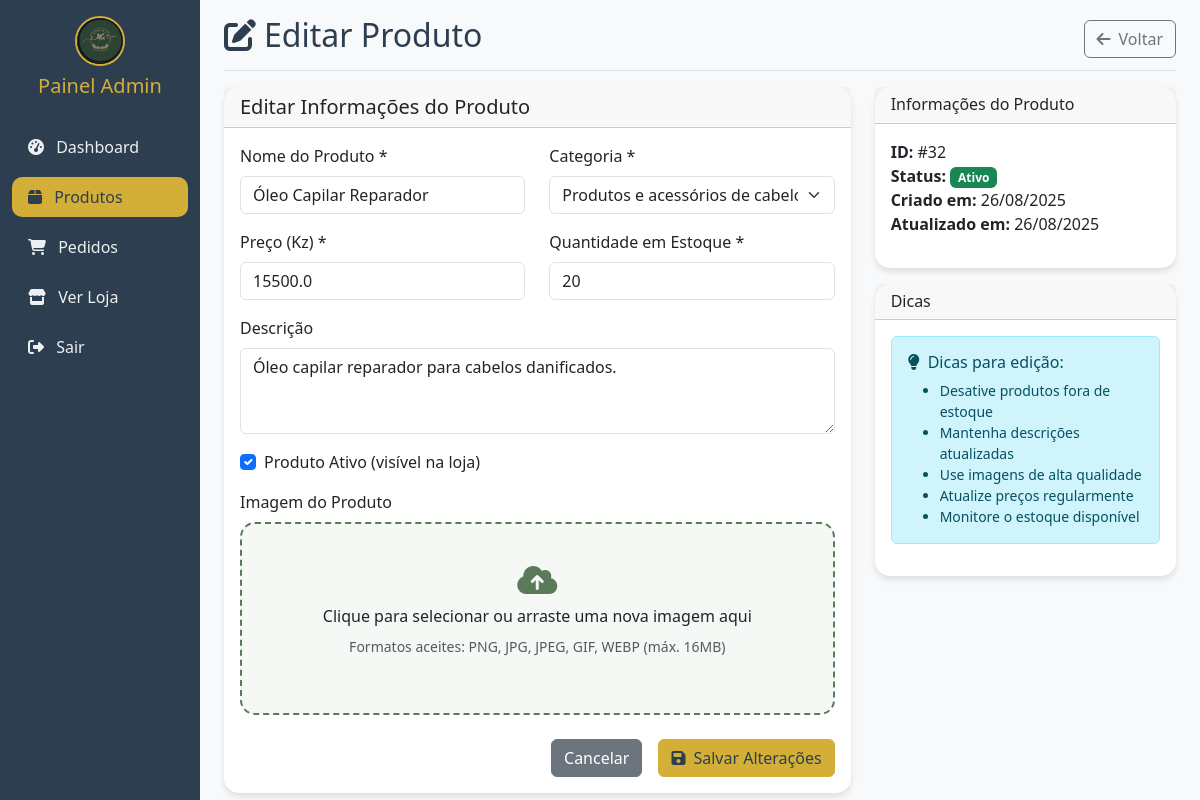
The page /admin/products/edit/32 (signed in) on the database its author committed.
### models.py (models this page shows)
class Product(db.Model):
    __tablename__ = 'products'
    id = db.Column(db.Integer, primary_key=True)
    name = db.Column(db.String(200), nullable=False)
    price = db.Column(db.Numeric(10, 2), nullable=False)
    category = db.Column(db.String(100), nullable=False)
    image_url = db.Column(db.String(500))
    description = db.Column(Text)
    stock_quantity = db.Column(db.Integer, default=0)
    is_active = db.Column(db.Boolean, default=True)
    created_at = db.Column(db.DateTime, default=datetime.utcnow)
    updated_at = db.Column(db.DateTime, default=datetime.utcnow, onupdate=datetime.utcnow)

### routes.py (the view, shortened to what this page needs)
@app.route('/admin/products/edit/<int:product_id>', methods=['GET', 'POST'])
@login_required
def admin_edit_product(product_id):
    product = get_product_by_id(product_id)
    if not product:
        flash('Produto não encontrado.', 'error')
        return redirect(url_for('admin_products'))
    categories = get_categories()
    return render_template('admin/edit_product.html', product=product, categories=categories)

### app.py (called while the page is built)
@app.before_request
def init_cart():
    if 'cart' not in session:
        session['cart'] = {}

@login_manager.user_loader
def load_user(user_id):
    from models import User
    return User.query.get(int(user_id))

### database.py (called while the page is built)
def get_categories():
    try:
        categories = Category.query.order_by(Category.name).all()
        return [
            {
                'id': c.id,
                'name': c.name,
                'description': c.description,
                'is_active': c.is_active,
                'created_at': c.created_at
            }
            for c in categories
        ]
    except Exception as e:
        print(f"Error getting categories: {e}")
        return []

def get_product_by_id(product_id):
    try:
        product = Product.query.get(product_id)
        if product:
            return {
                'id': product.id,
                'name': product.name,
                'price': float(product.price),
                'category': product.category,
                'image_url': product.image_url,
                'description': product.description,
                'stock_quantity': product.stock_quantity,
                'is_active': product.is_active,
                'created_at': product.created_at,
                'updated_at': product.updated_at
            }
        return None
    except Exception as e:
        print(f"Error getting product: {e}")
        return None

### templates/admin/edit_product.html (shortened to what this page needs)
<!DOCTYPE html>
<html lang="pt">
<head>
    <link href="https://cdn.jsdelivr.net/npm/bootstrap@5.3.0/dist/css/bootstrap.min.css" rel="stylesheet">
    <link href="https://cdnjs.cloudflare.com/ajax/libs/font-awesome/6.4.0/css/all.min.css" rel="stylesheet">
    <link href="{{ url_for('static', filename='css/ecommerce-theme.css') }}" rel="stylesheet">
</head>
<body>
    <div class="container-fluid">
        <div class="row">
            <nav id="sidebar" class="col-md-3 col-lg-2 d-md-block admin-sidebar sidebar collapse">
                <div class="position-sticky pt-3">
                    <div class="text-center mb-4">
                        <img src="{{ url_for('static', filename='images/logo.png') }}" alt="NC Glamour Store" class="logo-image mb-2">
                        <h5 style="color: var(--accent-gold);">Painel Admin</h5>
                    </div>
                    <ul class="nav flex-column">
                        <li class="nav-item">
                            <a class="nav-link" href="{{ url_for('admin_dashboard') }}">
                                <i class="fas fa-tachometer-alt me-2"></i>
                                Dashboard
                            </a>
                        </li>
                        <li class="nav-item">
                            <a class="nav-link active" href="{{ url_for('admin_products') }}">
                                <i class="fas fa-box me-2"></i>
                                Produtos
                            </a>
                        </li>
                        <li class="nav-item">
                            <a class="nav-link" href="{{ url_for('admin_orders') }}">
                                <i class="fas fa-shopping-cart me-2"></i>
                                Pedidos
                            </a>
                        </li>
                        <li class="nav-item">
                            <a class="nav-link" href="{{ url_for('index') }}">
                                <i class="fas fa-store me-2"></i>
                                Ver Loja
                            </a>
                        </li>
                        <li class="nav-item">
                            <a class="nav-link" href="{{ url_for('admin_logout') }}">
                                <i class="fas fa-sign-out-alt me-2"></i>
                                Sair
                            </a>
                        </li>
                    </ul>
                </div>
            </nav>
            <main class="col-md-9 ms-sm-auto col-lg-10 px-md-4">
                <div class="d-flex justify-content-between flex-wrap flex-md-nowrap align-items-center pt-3 pb-2 mb-3 border-bottom">
                    <h1 class="h2">
                        <i class="fas fa-edit me-2"></i>Editar Produto
                    </h1>
                    <div class="btn-toolbar mb-2 mb-md-0">
                        <a href="{{ url_for('admin_products') }}" class="btn btn-outline-secondary">
                            <i class="fas fa-arrow-left me-2"></i>Voltar
                        </a>
                    </div>
                </div>
                <div class="row">
                    <div class="col-lg-8">
                        <div class="card">
                            <div class="card-header">
                                <h5 class="mb-0">Editar Informações do Produto</h5>
                            </div>
                            <div class="card-body">
                                <form method="POST" enctype="multipart/form-data">
                                    <div class="row">
                                        <div class="col-md-6">
                                            <div class="mb-3">
                                                <label for="name" class="form-label">Nome do Produto *</label>
                                                <input type="text" class="form-control" id="name" name="name"
                                                       value="{{ product.name }}" required>
                                            </div>
                                        </div>
                                        <div class="col-md-6">
                                            <div class="mb-3">
                                                <label for="category" class="form-label">Categoria *</label>
                                                <select class="form-select" id="category" name="category" required>
                                                    {% for category in categories %}
                                                        <option value="{{ category.name }}"
                                                                {{ 'selected' if category.name == product.category else '' }}>
                                                            {{ category.name }}
                                                        </option>
                                                    {% endfor %}
                                                </select>
                                            </div>
                                        </div>
                                    </div>
                                    <div class="row">
                                        <div class="col-md-6">
                                            <div class="mb-3">
                                                <label for="price" class="form-label">Preço (Kz) *</label>
                                                <input type="number" class="form-control" id="price" name="price"
                                                       step="0.01" min="0" value="{{ product.price }}" required>
                                            </div>
                                        </div>
                                        <div class="col-md-6">
                                            <div class="mb-3">
                                                <label for="stock_quantity" class="form-label">Quantidade em Estoque *</label>
                                                <input type="number" class="form-control" id="stock_quantity"
                                                       name="stock_quantity" min="0" value="{{ product.stock_quantity }}" required>
                                            </div>
                                        </div>
                                    </div>
                                    <div class="mb-3">
                                        <label for="description" class="form-label">Descrição</label>
                                        <textarea class="form-control" id="description" name="description" rows="3"
                                                  placeholder="Descrição detalhada do produto...">{{ product.description or '' }}</textarea>
                                    </div>
                                    <div class="mb-3">
                                        <div class="form-check">
                                            <input class="form-check-input" type="checkbox" id="is_active" name="is_active"
                                                   {{ 'checked' if product.is_active else '' }}>
                                            <label class="form-check-label" for="is_active">
                                                Produto Ativo (visível na loja)
                                            </label>
                                        </div>
                                    </div>
                                    <div class="mb-4">
                                        <label for="image" class="form-label">Imagem do Produto</label>
                                        <div class="image-upload-area" id="imageUploadArea">
                                            <i class="fas fa-cloud-upload-alt fa-2x mb-2" style="color: var(--primary-green);"></i>
                                            <p class="mb-2">Clique para {{ 'alterar' if product.image_url else 'selecionar' }} ou arraste uma nova imagem aqui</p>
                                            <p class="small text-muted">Formatos aceites: PNG, JPG, JPEG, GIF, WEBP (máx. 16MB)</p>
                                        </div>
                                    </div>
                                    <div class="d-grid gap-2 d-md-flex justify-content-md-end">
                                        <a href="{{ url_for('admin_products') }}" class="btn btn-secondary me-md-2">Cancelar</a>
                                        <button type="submit" class="btn btn-success">
                                            <i class="fas fa-save me-2"></i>Salvar Alterações
                                        </button>
                                    </div>
                                </form>
                            </div>
                        </div>
                    </div>
                    <div class="col-lg-4">
                        <div class="card">
                            <div class="card-header">
                                <h6 class="mb-0">Informações do Produto</h6>
                            </div>
                            <div class="card-body">
                                <ul class="list-unstyled">
                                    <li><strong>ID:</strong> #{{ product.id }}</li>
                                    <li><strong>Status:</strong>
                                        <span class="badge bg-{{ 'success' if product.is_active else 'secondary' }}">
                                            {{ 'Ativo' if product.is_active else 'Inativo' }}
                                        </span>
                                    </li>
                                    <li><strong>Criado em:</strong>
                                        {{ product.created_at.strftime('%d/%m/%Y') if product.created_at else 'N/A' }}
                                    </li>
                                    <li><strong>Atualizado em:</strong>
                                        {{ product.updated_at.strftime('%d/%m/%Y') if product.updated_at else 'N/A' }}
                                    </li>
                                </ul>
                            </div>
                        </div>
                        <div class="card mt-3">
                            <div class="card-header">
                                <h6 class="mb-0">Dicas</h6>
                            </div>
                            <div class="card-body">
                                <div class="alert alert-info">
                                    <h6><i class="fas fa-lightbulb me-2"></i>Dicas para edição:</h6>
                                    <ul class="small mb-0">
                                        <li>Desative produtos fora de estoque</li>
                                        <li>Mantenha descrições atualizadas</li>
                                        <li>Use imagens de alta qualidade</li>
                                        <li>Atualize preços regularmente</li>
                                        <li>Monitore o estoque disponível</li>
                                    </ul>
                                </div>
                            </div>
                        </div>
                    </div>
                </div>
            </main>
        </div>
    </div>
</body>
</html>

### static/css/ecommerce-theme.css (style rules this page uses)
:root { --primary-green: #5a7a5a; --primary-green-light: #7a9a7a; --primary-green-dark: #4a6a4a; --accent-gold: #d4af37; --accent-gold-light: #f4cf57; --accent-gold-dark: #b8941f; --neutral-dark: #2c3e50; --neutral-medium: #34495e; --neutral-light: #ecf0f1; --neutral-white: #ffffff; --success-color: #27ae60; --error-color: #e74c3c; --warning-color: #f39c12; --info-color: #3498db; --text-primary: #2c3e50; --text-secondary: #7f8c8d; --text-light: #bdc3c7; }
body { font-family: 'Segoe UI', Tahoma, Geneva, Verdana, sans-serif; color: var(--text-primary); background-color: #f8f9fa; }
.logo-image { width: 50px; height: 50px; border-radius: 50%; object-fit: cover; border: 2px solid var(--accent-gold); }
.btn-success { background-color: var(--accent-gold); border-color: var(--accent-gold); color: var(--neutral-dark); }
.card { border: none; border-radius: 15px; box-shadow: 0 4px 6px rgba(0,0,0,0.1); transition: all 0.3s ease; }
.admin-sidebar { background-color: var(--neutral-dark); min-height: 100vh; }
.admin-sidebar .nav-link { color: var(--neutral-light); border-radius: 10px; margin: 5px 0; transition: all 0.3s ease; }
.admin-sidebar .nav-link.active { background-color: var(--accent-gold); color: var(--neutral-dark); }
.image-upload-area { border: 2px dashed var(--primary-green); border-radius: 15px; padding: 40px; text-align: center; background-color: rgba(90, 122, 90, 0.05); transition: all 0.3s ease; }

### rows shown on the page
Product: name "Óleo Capilar Reparador", description "Óleo capilar reparador para cabelos danificados.", created_at "26/08/2025", updated_at "26/08/2025"

### other values the page prints
{{ 'alterar' if product.image_url else 'selecionar' }} "selecionar"
{{ product.id }} "32"
{{ 'Ativo' if product.is_active else 'Inativo' }} "Ativo"
form field category "Produtos e acessórios de cabelo"
